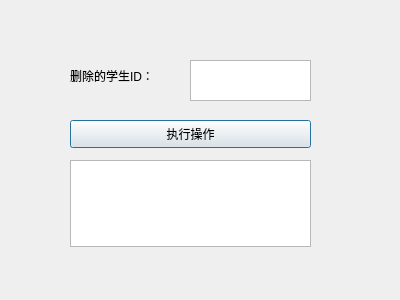
<?xml version="1.0" encoding="UTF-8"?>
<ui version="4.0">
 <class>Dialog13</class>
 <widget class="QDialog" name="Dialog13">
  <property name="geometry">
   <rect>
    <x>0</x>
    <y>0</y>
    <width>400</width>
    <height>300</height>
   </rect>
  </property>
  <property name="windowTitle">
   <string>Dialog</string>
  </property>
  <widget class="QLabel" name="label">
   <property name="geometry">
    <rect>
     <x>70</x>
     <y>50</y>
     <width>121</width>
     <height>51</height>
    </rect>
   </property>
   <property name="text">
    <string>删除的学生ID：</string>
   </property>
  </widget>
  <widget class="QTextEdit" name="textEdit">
   <property name="geometry">
    <rect>
     <x>190</x>
     <y>60</y>
     <width>121</width>
     <height>41</height>
    </rect>
   </property>
  </widget>
  <widget class="QPushButton" name="pushButton">
   <property name="geometry">
    <rect>
     <x>70</x>
     <y>120</y>
     <width>241</width>
     <height>28</height>
    </rect>
   </property>
   <property name="text">
    <string>执行操作</string>
   </property>
  </widget>
  <widget class="QTextEdit" name="textEdit_2">
   <property name="geometry">
    <rect>
     <x>70</x>
     <y>160</y>
     <width>241</width>
     <height>87</height>
    </rect>
   </property>
  </widget>
 </widget>
 <resources/>
 <connections/>
</ui>
